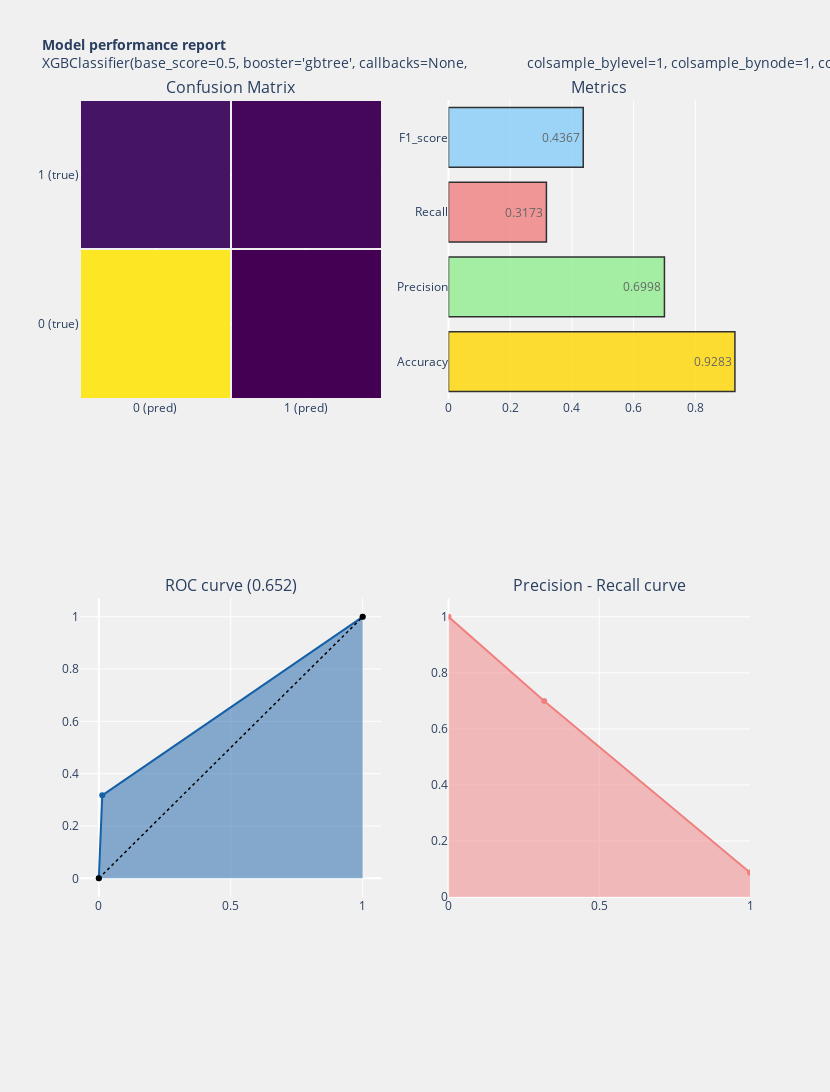

Write notebook code for a chart like this one.
### Code cell
model_performance(xgb_tuned,y_test, y__hat)

### Figure 1 — Plotly figure (JSON) as saved in the notebook; plotly's stock layout.template omitted (floating-point values rounded to 4 significant figures)
{"data": [{"colorscale": [[0, "#440154"], [0.1111, "#482878"], [0.2222, "#3e4989"], [0.3333, "#31688e"], [0.4444, "#26828e"], [0.5556, "#1f9e89"], [0.6667, "#35b779"], [0.7778, "#6ece58"], [0.8889, "#b5de2b"], [1, "#fde725"]], "showscale": false, "type": "heatmap", "x": ["0 (pred)", "1 (pred)"], "xaxis": "x", "xgap": 2, "y": ["0 (true)", "1 (true)"], "yaxis": "y", "ygap": 2, "z": [[14348, 190], [953, 443]]}, {"marker": {"color": ["gold", "lightgreen", "lightcoral", "lightskyblue"], "line": {"color": "#000000", "width": 1.5}}, "opacity": 0.8, "orientation": "h", "text": [0.9283, 0.6998, 0.3173, 0.4367], "textposition": "auto", "type": "bar", "x": [0.9283, 0.6998, 0.3173, 0.4367], "xaxis": "x2", "y": ["Accuracy", "Precision", "Recall", "F1_score"], "yaxis": "y2"}, {"fill": "tozeroy", "line": {"color": "rgb(22, 96, 167)", "width": 2}, "name": "Roc : 0.652", "type": "scatter", "x": [0, 0.01307, 1], "xaxis": "x3", "y": [0, 0.3173, 1], "yaxis": "y3"}, {"line": {"color": "black", "dash": "dot", "width": 1.5}, "type": "scatter", "x": [0, 1], "xaxis": "x3", "y": [0, 1], "yaxis": "y3"}, {"fill": "tozeroy", "line": {"color": "lightcoral", "width": 2}, "name": "Precision[0.0876114  0.69984202 1.        ]", "type": "scatter", "x": [1, 0.3173, 0], "xaxis": "x4", "y": [0.08761, 0.6998, 1], "yaxis": "y4"}], "layout": {"annotations": [{"font": {"size": 16}, "showarrow": false, "text": "Confusion Matrix", "x": 0.225, "xanchor": "center", "xref": "paper", "y": 1, "yanchor": "bottom", "yref": "paper"}, {"font": {"size": 16}, "showarrow": false, "text": "Metrics", "x": 0.775, "xanchor": "center", "xref": "paper", "y": 1, "yanchor": "bottom", "yref": "paper"}, {"font": {"size": 16}, "showarrow": false, "text": "ROC curve (0.652)", "x": 0.225, "xanchor": "center", "xref": "paper", "y": 0.375, "yanchor": "bottom", "yref": "paper"}, {"font": {"size": 16}, "showarrow": false, "text": "Precision - Recall curve", "x": 0.775, "xanchor": "center", "xref": "paper", "y": 0.375, "yanchor": "bottom", "yref": "paper"}], "autosize": false, "height": 1500, "margin": {"b": 195}, "paper_bgcolor": "rgba(240,240,240, 0.95)", "plot_bgcolor": "rgba(240,240,240, 0.95)", "showlegend": false, "title": {"font": {"size": 14}, "text": "<b>Model performance report</b><br>XGBClassifier(base_score=0.5, booster='gbtree', callbacks=None,\n              colsample_bylevel=1, colsample_bynode=1, colsample_bytree=0.8,\n              early_stopping_rounds=None, enable_categorical=False,\n              eval_metric=None, gamma=0, gpu_id=-1, grow_policy='depthwise',\n              importance_type=None, interaction_constraints='',\n              learning_rate=0.01, max_bin=256, max_cat_to_onehot=4,\n              max_delta_step=0, max_depth=4, max_leaves=0, min_child_weight=6,\n              missing=nan, monotone_constraints='()', n_estimators=3000,\n              n_jobs=-1, num_parallel_tree=1, predictor='auto', random_state=0,\n              reg_alpha=0.08, reg_lambda=1, ...)"}, "width": 830, "xaxis": {"anchor": "y", "domain": [0, 0.45]}, "xaxis2": {"anchor": "y2", "domain": [0.55, 1]}, "xaxis3": {"anchor": "y3", "domain": [0, 0.45]}, "xaxis4": {"anchor": "y4", "domain": [0.55, 1]}, "yaxis": {"anchor": "x", "domain": [0.625, 1]}, "yaxis2": {"anchor": "x2", "domain": [0.625, 1]}, "yaxis3": {"anchor": "x3", "domain": [0, 0.375]}, "yaxis4": {"anchor": "x4", "domain": [0, 0.375]}}}
